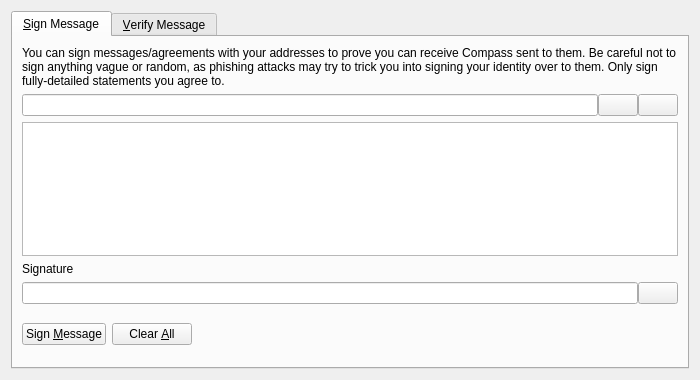
<?xml version="1.0" encoding="UTF-8"?>
<ui version="4.0">
 <class>SignVerifyMessageDialog</class>
 <widget class="QDialog" name="SignVerifyMessageDialog">
  <property name="geometry">
   <rect>
    <x>0</x>
    <y>0</y>
    <width>700</width>
    <height>380</height>
   </rect>
  </property>
  <property name="windowTitle">
   <string>Signatures - Sign / Verify a Message</string>
  </property>
  <property name="modal">
   <bool>true</bool>
  </property>
  <layout class="QVBoxLayout" name="verticalLayout">
   <item>
    <widget class="QTabWidget" name="tabWidget">
     <property name="currentIndex">
      <number>0</number>
     </property>
     <widget class="QWidget" name="tabSignMessage">
      <attribute name="title">
       <string>&amp;Sign Message</string>
      </attribute>
      <layout class="QVBoxLayout" name="verticalLayout_SM">
       <item>
        <widget class="QLabel" name="infoLabel_SM">
         <property name="text">
          <string>You can sign messages/agreements with your addresses to prove you can receive Compass sent to them. Be careful not to sign anything vague or random, as phishing attacks may try to trick you into signing your identity over to them. Only sign fully-detailed statements you agree to.</string>
         </property>
         <property name="textFormat">
          <enum>Qt::PlainText</enum>
         </property>
         <property name="wordWrap">
          <bool>true</bool>
         </property>
        </widget>
       </item>
       <item>
        <layout class="QHBoxLayout" name="horizontalLayout_1_SM">
         <property name="spacing">
          <number>0</number>
         </property>
         <item>
          <widget class="QValidatedLineEdit" name="addressIn_SM">
           <property name="toolTip">
            <string>The Compass address to sign the message with</string>
           </property>
          </widget>
         </item>
         <item>
          <widget class="QPushButton" name="addressBookButton_SM">
           <property name="toolTip">
            <string>Choose previously used address</string>
           </property>
           <property name="text">
            <string/>
           </property>
           <property name="shortcut">
            <string>Alt+A</string>
           </property>
           <property name="autoDefault">
            <bool>false</bool>
           </property>
          </widget>
         </item>
         <item>
          <widget class="QPushButton" name="pasteButton_SM">
           <property name="toolTip">
            <string>Paste address from clipboard</string>
           </property>
           <property name="text">
            <string/>
           </property>
           <property name="shortcut">
            <string>Alt+P</string>
           </property>
           <property name="autoDefault">
            <bool>false</bool>
           </property>
          </widget>
         </item>
        </layout>
       </item>
       <item>
        <widget class="QPlainTextEdit" name="messageIn_SM">
         <property name="toolTip">
          <string>Enter the message you want to sign here</string>
         </property>
        </widget>
       </item>
       <item>
        <widget class="QLabel" name="signatureLabel_SM">
         <property name="text">
          <string>Signature</string>
         </property>
         <property name="textFormat">
          <enum>Qt::PlainText</enum>
         </property>
        </widget>
       </item>
       <item>
        <layout class="QHBoxLayout" name="horizontalLayout_2_SM">
         <property name="spacing">
          <number>0</number>
         </property>
         <item>
          <widget class="QLineEdit" name="signatureOut_SM">
           <property name="font">
            <font>
             <italic>true</italic>
            </font>
           </property>
           <property name="readOnly">
            <bool>true</bool>
           </property>
          </widget>
         </item>
         <item>
          <widget class="QPushButton" name="copySignatureButton_SM">
           <property name="toolTip">
            <string>Copy the current signature to the system clipboard</string>
           </property>
           <property name="text">
            <string/>
           </property>
           <property name="autoDefault">
            <bool>false</bool>
           </property>
          </widget>
         </item>
        </layout>
       </item>
       <item>
        <layout class="QHBoxLayout" name="horizontalLayout_3_SM">
         <item>
          <widget class="QPushButton" name="signMessageButton_SM">
           <property name="toolTip">
            <string>Sign the message to prove you own this Compass address</string>
           </property>
           <property name="text">
            <string>Sign &amp;Message</string>
           </property>
           <property name="autoDefault">
            <bool>false</bool>
           </property>
          </widget>
         </item>
         <item>
          <widget class="QPushButton" name="clearButton_SM">
           <property name="toolTip">
            <string>Reset all sign message fields</string>
           </property>
           <property name="text">
            <string>Clear &amp;All</string>
           </property>
           <property name="autoDefault">
            <bool>false</bool>
           </property>
          </widget>
         </item>
         <item>
          <spacer name="horizontalSpacer_1_SM">
           <property name="orientation">
            <enum>Qt::Horizontal</enum>
           </property>
           <property name="sizeHint" stdset="0">
            <size>
             <width>40</width>
             <height>48</height>
            </size>
           </property>
          </spacer>
         </item>
         <item>
          <widget class="QLabel" name="statusLabel_SM">
           <property name="font">
            <font>
             <weight>75</weight>
             <bold>true</bold>
            </font>
           </property>
           <property name="text">
            <string/>
           </property>
           <property name="wordWrap">
            <bool>true</bool>
           </property>
          </widget>
         </item>
         <item>
          <spacer name="horizontalSpacer_2_SM">
           <property name="orientation">
            <enum>Qt::Horizontal</enum>
           </property>
           <property name="sizeHint" stdset="0">
            <size>
             <width>40</width>
             <height>48</height>
            </size>
           </property>
          </spacer>
         </item>
        </layout>
       </item>
      </layout>
     </widget>
     <widget class="QWidget" name="tabVerifyMessage">
      <attribute name="title">
       <string>&amp;Verify Message</string>
      </attribute>
      <layout class="QVBoxLayout" name="verticalLayout_VM">
       <item>
        <widget class="QLabel" name="infoLabel_VM">
         <property name="text">
          <string>Enter the receiver's address, message (ensure you copy line breaks, spaces, tabs, etc. exactly) and signature below to verify the message. Be careful not to read more into the signature than what is in the signed message itself, to avoid being tricked by a man-in-the-middle attack. Note that this only proves the signing party receives with the address, it cannot prove sendership of any transaction!</string>
         </property>
         <property name="textFormat">
          <enum>Qt::PlainText</enum>
         </property>
         <property name="alignment">
          <set>Qt::AlignLeading|Qt::AlignLeft|Qt::AlignTop</set>
         </property>
         <property name="wordWrap">
          <bool>true</bool>
         </property>
        </widget>
       </item>
       <item>
        <layout class="QHBoxLayout" name="horizontalLayout_1_VM">
         <property name="spacing">
          <number>0</number>
         </property>
         <item>
          <widget class="QValidatedLineEdit" name="addressIn_VM">
           <property name="toolTip">
            <string>The Compass address the message was signed with</string>
           </property>
          </widget>
         </item>
         <item>
          <widget class="QPushButton" name="addressBookButton_VM">
           <property name="toolTip">
            <string>Choose previously used address</string>
           </property>
           <property name="text">
            <string/>
           </property>
           <property name="shortcut">
            <string>Alt+A</string>
           </property>
           <property name="autoDefault">
            <bool>false</bool>
           </property>
          </widget>
         </item>
        </layout>
       </item>
       <item>
        <widget class="QPlainTextEdit" name="messageIn_VM"/>
       </item>
       <item>
        <widget class="QValidatedLineEdit" name="signatureIn_VM"/>
       </item>
       <item>
        <layout class="QHBoxLayout" name="horizontalLayout_2_VM">
         <item>
          <widget class="QPushButton" name="verifyMessageButton_VM">
           <property name="toolTip">
            <string>Verify the message to ensure it was signed with the specified Compass address</string>
           </property>
           <property name="text">
            <string>Verify &amp;Message</string>
           </property>
           <property name="autoDefault">
            <bool>false</bool>
           </property>
          </widget>
         </item>
         <item>
          <widget class="QPushButton" name="clearButton_VM">
           <property name="toolTip">
            <string>Reset all verify message fields</string>
           </property>
           <property name="text">
            <string>Clear &amp;All</string>
           </property>
           <property name="autoDefault">
            <bool>false</bool>
           </property>
          </widget>
         </item>
         <item>
          <spacer name="horizontalSpacer_1_VM">
           <property name="orientation">
            <enum>Qt::Horizontal</enum>
           </property>
           <property name="sizeHint" stdset="0">
            <size>
             <width>40</width>
             <height>48</height>
            </size>
           </property>
          </spacer>
         </item>
         <item>
          <widget class="QLabel" name="statusLabel_VM">
           <property name="font">
            <font>
             <weight>75</weight>
             <bold>true</bold>
            </font>
           </property>
           <property name="text">
            <string/>
           </property>
           <property name="wordWrap">
            <bool>true</bool>
           </property>
          </widget>
         </item>
         <item>
          <spacer name="horizontalSpacer_2_VM">
           <property name="orientation">
            <enum>Qt::Horizontal</enum>
           </property>
           <property name="sizeHint" stdset="0">
            <size>
             <width>40</width>
             <height>48</height>
            </size>
           </property>
          </spacer>
         </item>
        </layout>
       </item>
      </layout>
     </widget>
    </widget>
   </item>
  </layout>
 </widget>
 <customwidgets>
  <customwidget>
   <class>QValidatedLineEdit</class>
   <extends>QLineEdit</extends>
   <header>qvalidatedlineedit.h</header>
  </customwidget>
 </customwidgets>
 <resources>
  <include location="../compass.qrc"/>
 </resources>
 <connections/>
</ui>
